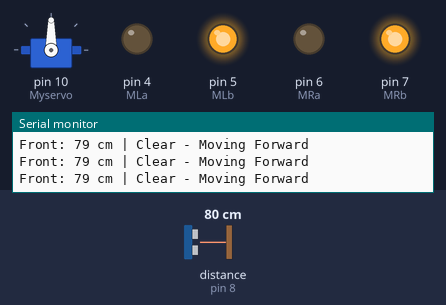
Bench run of a sketch on a simulated Arduino Uno, built with avr-gcc and run on an emulated ATmega328P. Parts: servo, output pins drawn as LEDs (lit = HIGH), the last lines printed to the serial monitor. Wiring (inferred from the names in the program): ultrasonic range finder: trigger pin 9; echo pin 8. Dashed ring = blinking. The inputs (shaded band) are chosen by the test bench; at power-on: distance to the obstacle (sensor on pin 8) 80 cm. The echo pulse lasts 58.3 µs per cm; pins used as bus, display or sensor lines are not drawn.

Above: at 1.7 s.
1.8 s: distance to the obstacle (sensor on pin 8) set to 34 cm
3.3 s: distance to the obstacle (sensor on pin 8) set to 28 cm
At 4.74 s:
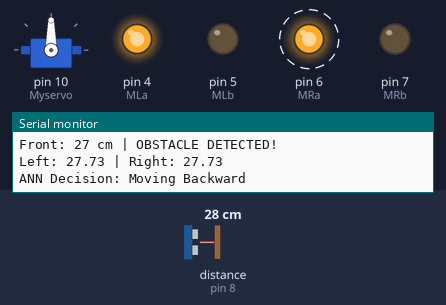
6.3 s: distance to the obstacle (sensor on pin 8) set to 35 cm
At 6.65 s:
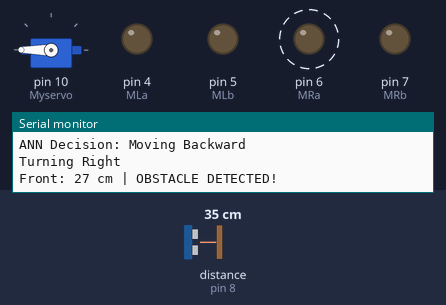
9.3 s: distance to the obstacle (sensor on pin 8) set to 2 cm
At 11.5 s:
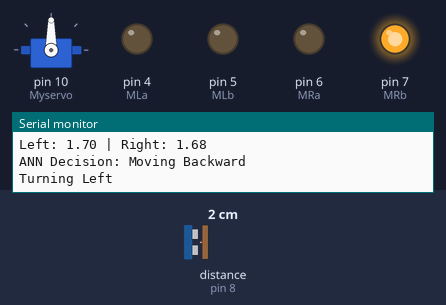
12.3 s: distance to the obstacle (sensor on pin 8) set to 60 cm
At 13.9 s:
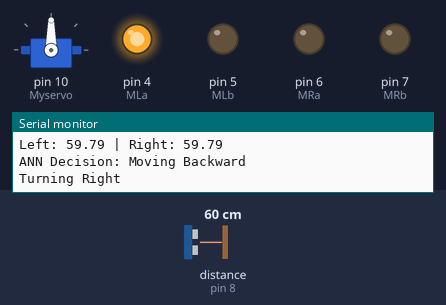
Timing chart, 0 to 15.9 s (numbered marks = the images above; inputs shaded):
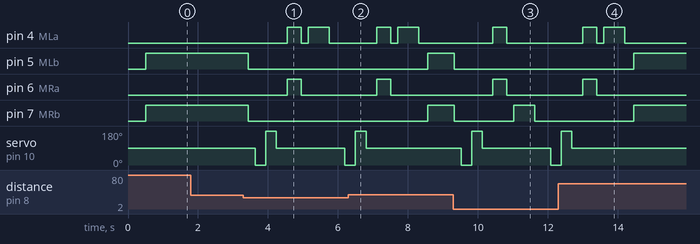

The sketch:

build_Obstacle_Avoider_Robot__1_.ino
```cpp
#include <Servo.h>

Servo Myservo;
#define trigPin 9
#define echoPin 8
#define MLa 4
#define MLb 5
#define MRa 6
#define MRb 7

// ANN Parameters
#define INPUT_NEURONS 3    // Distance, Left scan, Right scan
#define HIDDEN_NEURONS 4   // Hidden layer neurons
#define OUTPUT_NEURONS 3   // Forward, Left, Right

// Neural Network Weights (Pre-trained for obstacle avoidance)
float weightsIH[INPUT_NEURONS][HIDDEN_NEURONS] = {
  {0.8, -0.5, 0.3, 0.6},   // Distance weights
  {0.4, 0.7, -0.3, 0.5},   // Left scan weights
  {-0.4, 0.5, 0.8, -0.2}   // Right scan weights
};

float weightsHO[HIDDEN_NEURONS][OUTPUT_NEURONS] = {
  {0.9, -0.4, -0.5},
  {-0.3, 0.7, -0.2},
  {-0.6, -0.3, 0.8},
  {0.5, 0.6, -0.7}
};

float biasH[HIDDEN_NEURONS] = {0.1, -0.2, 0.3, -0.1};
float biasO[OUTPUT_NEURONS] = {0.2, 0.1, 0.1};

long duration, distance;
float leftDist = 0, rightDist = 0;

// Activation function (Sigmoid)
float sigmoid(float x) {
  return 1.0 / (1.0 + exp(-x));
}

// Measure distance using ultrasonic sensor
float measureDistance() {
  digitalWrite(trigPin, LOW);
  delayMicroseconds(2);
  digitalWrite(trigPin, HIGH);
  delayMicroseconds(10);
  digitalWrite(trigPin, LOW);
  duration = pulseIn(echoPin, HIGH, 30000); // Timeout 30ms
  if (duration == 0) return 200; // No obstacle detected
  return duration / 58.2;
}

// Scan left and right using servo
void scanEnvironment() {
  // Look left
  Myservo.write(0);
  delay(300);
  leftDist = measureDistance();

  // Look right
  Myservo.write(180);
  delay(300);
  rightDist = measureDistance();

  // Return to center
  Myservo.write(90);
  delay(300);
}

// Neural Network Forward Pass
void neuralNetworkDecision(float inputs[INPUT_NEURONS], float outputs[OUTPUT_NEURONS]) {
  float hidden[HIDDEN_NEURONS];

  // Input to Hidden Layer
  for (int h = 0; h < HIDDEN_NEURONS; h++) {
    hidden[h] = biasH[h];
    for (int i = 0; i < INPUT_NEURONS; i++) {
      hidden[h] += inputs[i] * weightsIH[i][h];
    }
    hidden[h] = sigmoid(hidden[h]);
  }

  // Hidden to Output Layer
  for (int o = 0; o < OUTPUT_NEURONS; o++) {
    outputs[o] = biasO[o];
    for (int h = 0; h < HIDDEN_NEURONS; h++) {
      outputs[o] += hidden[h] * weightsHO[h][o];
    }
    outputs[o] = sigmoid(outputs[o]);
  }
}

// Motor control functions
void moveForward() {
  digitalWrite(MRb, HIGH);
  digitalWrite(MRa, LOW);
  digitalWrite(MLb, HIGH);
  digitalWrite(MLa, LOW);
}

void moveBackward() {
  digitalWrite(MRb, LOW);
  digitalWrite(MRa, HIGH);
  digitalWrite(MLb, LOW);
  digitalWrite(MLa, HIGH);
}

void turnLeft() {
  digitalWrite(MRb, HIGH);
  digitalWrite(MRa, LOW);
  digitalWrite(MLa, LOW);
  digitalWrite(MLb, LOW);
}

void turnRight() {
  digitalWrite(MRb, LOW);
  digitalWrite(MRa, LOW);
  digitalWrite(MLa, HIGH);
  digitalWrite(MLb, LOW);
}

void stopMotors() {
  digitalWrite(MRb, LOW);
  digitalWrite(MRa, LOW);
  digitalWrite(MLb, LOW);
  digitalWrite(MLa, LOW);
}

void setup() {
  Serial.begin(9600);
  pinMode(MLa, OUTPUT);
  pinMode(MLb, OUTPUT);
  pinMode(MRa, OUTPUT);
  pinMode(MRb, OUTPUT);
  pinMode(trigPin, OUTPUT);
  pinMode(echoPin, INPUT);
  Myservo.attach(10);
  Myservo.write(90); // Center position
  delay(500);

  Serial.println("ANN Obstacle Avoider Initialized");
}

void loop() {
  // Measure front distance
  distance = measureDistance();
  Serial.print("Front: ");
  Serial.print(distance);
  Serial.print(" cm");

  // If obstacle detected nearby
  if (distance < 30 && distance > 0) {
    // STOP immediately when obstacle detected
    stopMotors();
    delay(200);

    Serial.println(" | OBSTACLE DETECTED!");

    // Scan environment
    scanEnvironment();

    Serial.print("Left: ");
    Serial.print(leftDist);
    Serial.print(" | Right: ");
    Serial.println(rightDist);

    // Normalize inputs (0-1 range, inverted so closer = higher value)
    float inputs[INPUT_NEURONS];
    inputs[0] = 1.0 - min(distance / 100.0, 1.0);      // Front distance
    inputs[1] = 1.0 - min(leftDist / 100.0, 1.0);      // Left distance
    inputs[2] = 1.0 - min(rightDist / 100.0, 1.0);     // Right distance

    // Get ANN decision
    float outputs[OUTPUT_NEURONS];
    neuralNetworkDecision(inputs, outputs);

    // Find highest output (decision)
    int decision = 0;
    float maxOutput = outputs[0];
    for (int i = 1; i < OUTPUT_NEURONS; i++) {
      if (outputs[i] > maxOutput) {
        maxOutput = outputs[i];
        decision = i;
      }
    }

    Serial.print("ANN Decision: ");

    // Move backward first
    Serial.println("Moving Backward");
    moveBackward();
    delay(400);
    stopMotors();
    delay(200);

    // Execute turn decision based on ANN
    if (decision == 1 || (decision == 0 && leftDist > rightDist)) {
      // Turn Left if ANN suggests or if left is clearer
      Serial.println("Turning Left");
      turnLeft();
      delay(600);
    }
    else {
      // Turn Right if ANN suggests or if right is clearer
      Serial.println("Turning Right");
      turnRight();
      delay(600);
    }

    stopMotors();
    delay(200);
  }
  else if (distance >= 30) {
    // No obstacle - move forward only if distance is safe
    Serial.println(" | Clear - Moving Forward");
    Myservo.write(90);
    moveForward();
    delay(100);
  }
  else {
    // Invalid reading - stop for safety
    stopMotors();
  }

  delay(50);
}
```

Measured:
- the behaviour switches between 31 and 30 cm on distance to the obstacle (sensor on pin 8) (found by bisection; images 0 and 1)
- after the input at 3.3 s, pin 4 (MLa): LOW → HIGH after 1.2 s, → LOW 0.40 s later, → HIGH 0.20 s later, → LOW 0.60 s later; pin 5 (MLb), pin 7 (MRb): HIGH → LOW after 0.14 s; pin 6 (MRa): LOW → HIGH after 1.2 s, → LOW 0.40 s later; servo on pin 10 (Myservo): 90° → 0° after 0.34 s, → 180° 0.30 s later, → 90° 0.30 s later, → 0° 2.0 s later
- after the input at 6.3 s, pin 5 (MLb), pin 7 (MRb): LOW → HIGH after 2.3 s; servo on pin 10 (Myservo): goes on until 6.8 s, then stays 90°
- after the input at 9.3 s, pin 4 (MLa), pin 6 (MRa): LOW → HIGH after 1.1 s, → LOW 0.40 s later; pin 5 (MLb): HIGH → LOW at once; pin 7 (MRb): HIGH → LOW at once, → HIGH 1.7 s later, → LOW 0.60 s later; servo on pin 10 (Myservo): 90° → 0° after 0.22 s, → 180° 0.30 s later, → 90° 0.30 s later, → 0° 2.0 s later
- after the input at 12.3 s, pin 5 (MLb): LOW → HIGH after 2.1 s; pin 6 (MRa): goes on until 13.4 s, then stays LOW; servo on pin 10 (Myservo): goes on until 12.7 s, then stays 90°
